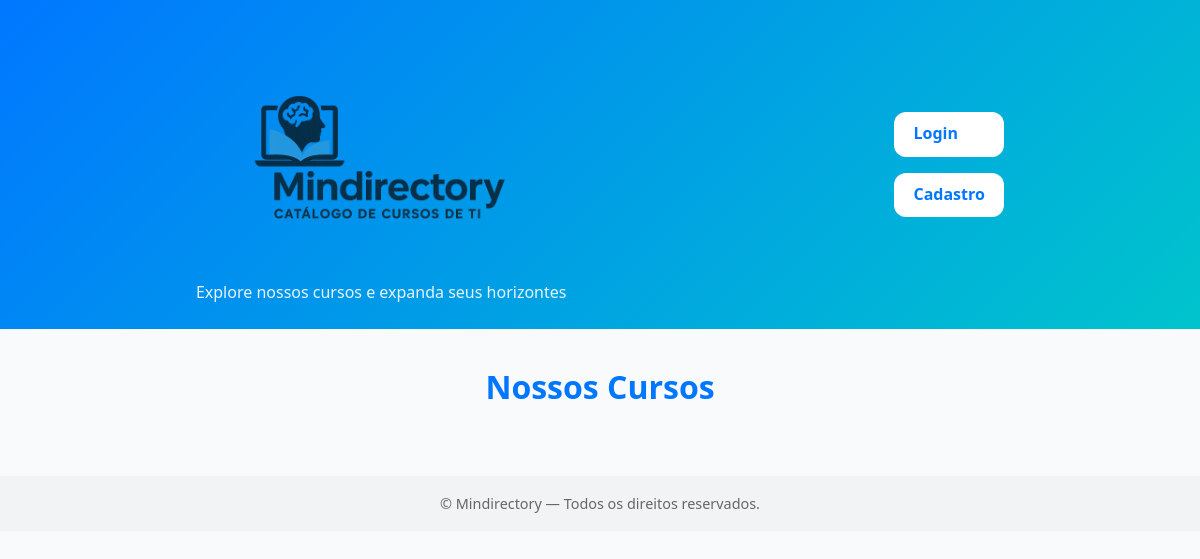
The app's page /, older data.
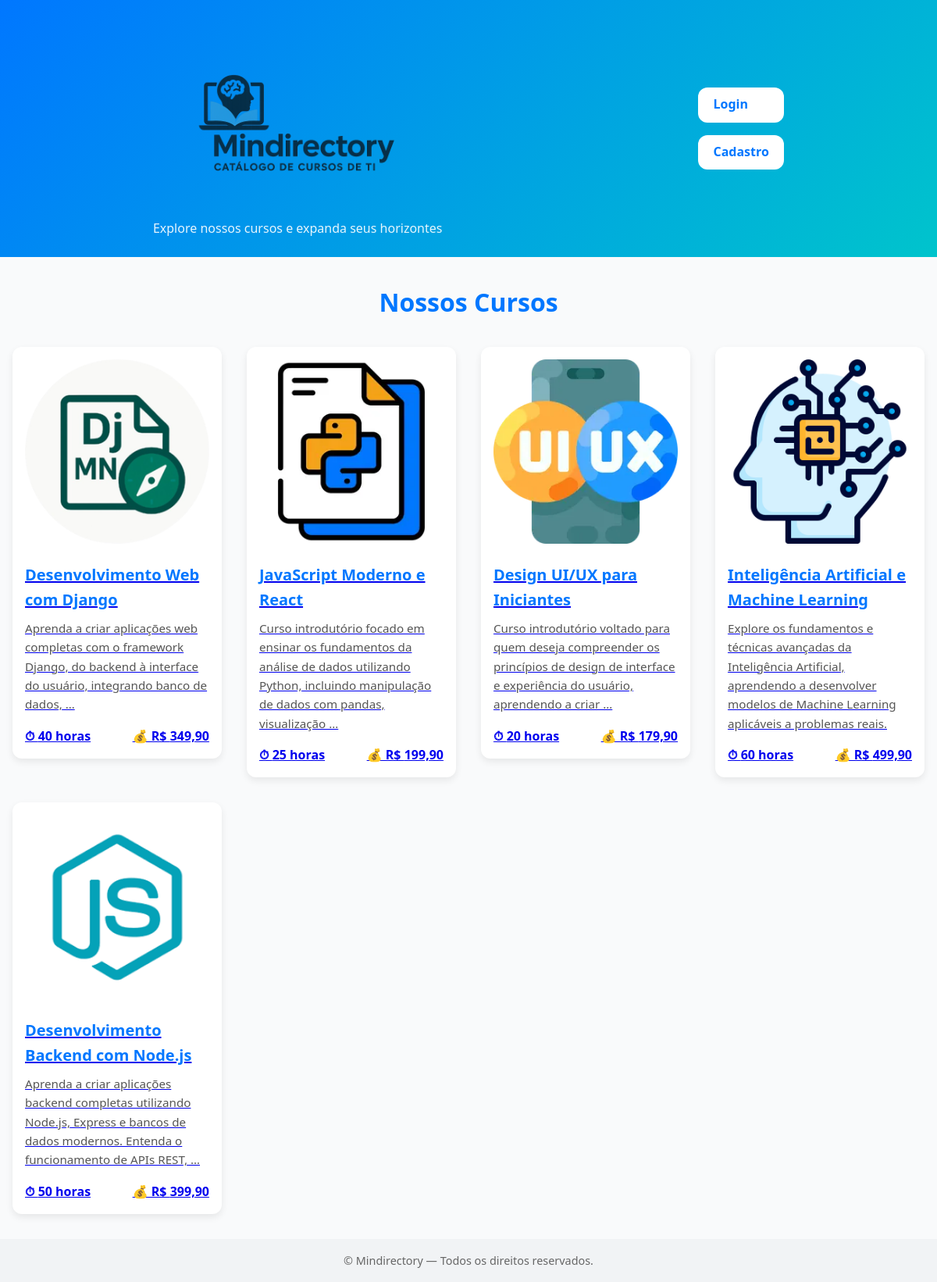
The same page, newer data.
### cursos/models.py (models this page shows, shortened)
class Curso(models.Model):
    nome = models.CharField(max_length=100)
    descricao = models.TextField()
    imagem = models.ImageField(upload_to='cursos/', blank=True, null=True)
    duracao = models.CharField(max_length=50, blank=True)
    nivel = models.CharField(max_length=50, blank=True)
    professor = models.CharField(max_length=50, blank=True)
    preco = models.DecimalField(max_digits=8, decimal_places=2, default=0.00)
    modulos = models.JSONField(default=list, blank=True)

### cursos/views.py (the view)
# urls.py: path('', views.home, name='home'),
def home(request):
    cursos = Curso.objects.all()
    return render(request, 'cursos/home.html', {'cursos': cursos})

### cursos/templates/cursos/home.html (shortened to what this page needs)
{% load static %}
<!DOCTYPE html>
<html lang="pt-br">
<head>
    <link rel="stylesheet" href="{% static 'cursos/css/style.css' %}">
</head>
<body>
    <header>
        <div class="container-header">
            <div class="logo-area">
                <a href=""><img src="../../../media/default/logo.png" alt="Logo Mindirectory" class="logo"></a>
                <p class="slogan">Explore nossos cursos e expanda seus horizontes</p>
            </div>
            <nav class="nav-links">
                {% if user.is_authenticated %}
                    <a href="/usuario" class="btn-nav">Minha Conta</a>
                    <a href="/logout" class="btn-nav destaque">Sair</a>
                {% else %}
                    <a href="/login" class="btn-nav destaque">Login</a>
                    <a href="/cadastro" class="btn-nav destaque">Cadastro</a>
                {% endif %}
            </nav>
        </div>
    </header>
    <main>
        <section class="cursos-section">
            <h1 class="titulo-principal">Nossos Cursos</h1>
            <div class="grid-cursos">
            {% for curso in cursos %}
                <a href="{% url 'pagina_cursos' curso.id %}">
                    <div class="curso-card">
                        {% if curso.imagem %}
                            <img src="{{ curso.imagem.url }}" alt="{{ curso.titulo }}" class="curso-img">
                        {% endif %}
                        <h2 class="curso-nome">{{ curso.nome }}</h2>
                        <p class="curso-descricao">{{ curso.descricao|truncatewords:20 }}</p>
                        <div class="curso-info">
                            <span class="duracao">⏱ {{ curso.duracao }}</span>
                            <span class="preco">💰 R$ {{ curso.preco }}</span>
                        </div>
                    </div>
                </a>
            {% endfor %}
            </div>
    </section>
    </main>
    <footer>
        <p>&copy; {{ now|date:"Y" }} Mindirectory — Todos os direitos reservados.</p>
    </footer>
</body>
</html>

### cursos/static/cursos/css/style.css (style rules this page uses)
:root { --cor-primaria: #0077ff; --cor-secundaria: #00c4cc; --cor-fundo: #f9fafb; --cor-texto: #333; --cor-branca: #fff; --sombra-card: 0 4px 10px rgba(0,0,0,0.08); --radius: 12px; }
* { box-sizing: border-box; margin: 0; padding: 0; }
body { font-family: 'Segoe UI', sans-serif; background-color: var(--cor-fundo); color: var(--cor-texto); line-height: 1.6; }
header { background: linear-gradient(135deg, var(--cor-primaria), var(--cor-secundaria)); color: var(--cor-branca); padding: 1.5rem 2rem; }
.container-header { display: flex; align-items: center; flex-direction: row; justify-content: space-around; }
.logo-area { display: flex; flex-direction: column; align-items: center; }
.logo { height: 240px; width: auto; margin-bottom: 0.5rem; }
.slogan { font-size: 1rem; opacity: 0.9; }
.nav-links { display: flex; flex-direction: column; gap: 1rem; }
.btn-nav { color: var(--cor-branca); text-decoration: none; padding: 0.6rem 1.2rem; border-radius: var(--radius); background: rgba(255, 255, 255, 0.15); transition: background 0.3s ease, transform 0.2s ease; }
.btn-nav.destaque { background: var(--cor-branca); color: var(--cor-primaria); font-weight: bold; }
.cursos-section { max-width: 1200px; margin: 2rem auto; padding: 0 1rem; text-align: center; }
.titulo-principal { font-size: 2rem; margin-bottom: 2rem; color: var(--cor-primaria); }
.grid-cursos { display: grid; grid-template-columns: repeat(auto-fill, minmax(260px, 1fr)); gap: 2rem; }
.curso-card { background: var(--cor-branca); border-radius: var(--radius); box-shadow: var(--sombra-card); padding: 1rem; transition: transform 0.3s ease, box-shadow 0.3s ease; text-align: left; }
.curso-img { width: 100%; border-radius: var(--radius); margin-bottom: 1rem; }
.curso-nome { font-size: 1.25rem; color: var(--cor-primaria); margin-bottom: 0.5rem; text-decoration: none; }
.curso-descricao { font-size: 0.95rem; color: #555; margin-bottom: 1rem; text-decoration: none; }
.curso-info { display: flex; justify-content: space-between; font-weight: bold; text-decoration: none; }
footer { background: #f1f3f5; text-align: center; padding: 1rem; font-size: 0.9rem; color: #666; }

Row changes from the older to the newer data that the page shows:
added Curso: imagem (picture), nome "Desenvolvimento Web com Django", descricao "Aprenda a criar aplicações web completas com o framework Django, do backend à interface do usuário, integrando banco de dados, …", duracao "40 horas", preco "349,90"
added Curso: imagem (picture), nome "JavaScript Moderno e React", descricao "Curso introdutório focado em ensinar os fundamentos da análise de dados utilizando Python, incluindo manipulação de dados com pandas, visualização …", duracao "25 horas", preco "199,90"
added Curso: imagem (picture), nome "Design UI/UX para Iniciantes", descricao "Curso introdutório voltado para quem deseja compreender os princípios de design de interface e experiência do usuário, aprendendo a criar …", duracao "20 horas", preco "179,90"
added Curso: imagem (picture), nome "Inteligência Artificial e Machine Learning", descricao "Explore os fundamentos e técnicas avançadas da Inteligência Artificial, aprendendo a desenvolver modelos de Machine Learning aplicáveis a problemas reais.", duracao "60 horas", preco "499,90"
added Curso: imagem (picture), nome "Desenvolvimento Backend com Node.js", descricao "Aprenda a criar aplicações backend completas utilizando Node.js, Express e bancos de dados modernos. Entenda o funcionamento de APIs REST, …", duracao "50 horas", preco "399,90"
